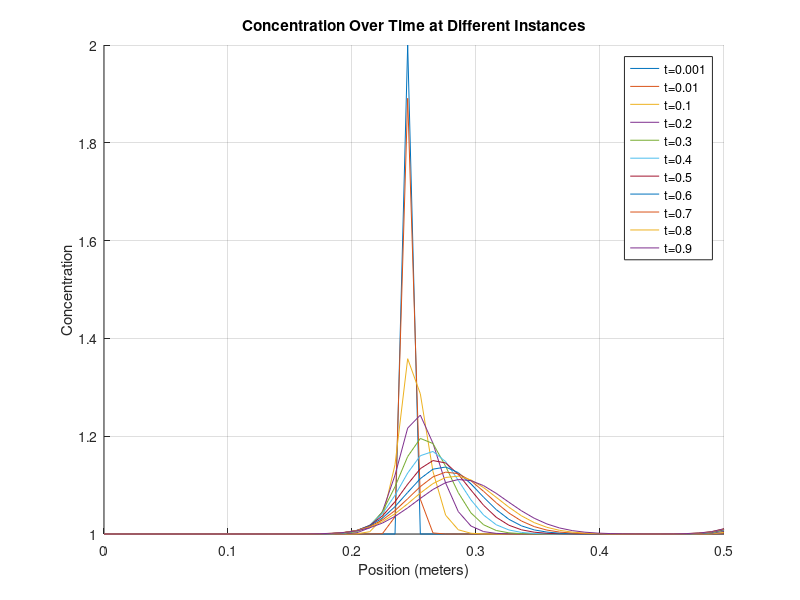
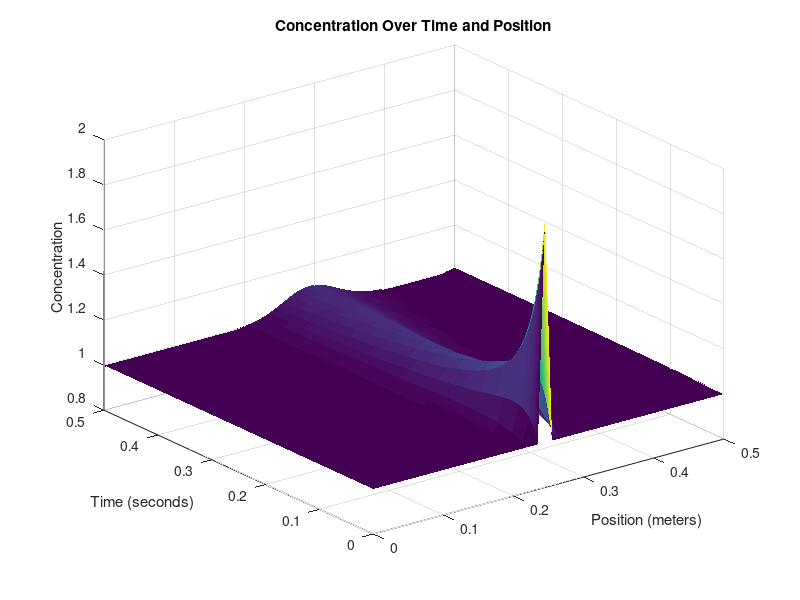

Here is the MATLAB script that generated these plots, in order:
clear
close all
clc

% Define parameters
domain_length = 0.5;   % Domain length (meters)
discretization = 50;    % Number of spatial discretization points
dx = domain_length / (discretization - 1);

time_length = 0.5;      % Time length (seconds)
time_steps = 500;       % Number of time steps
dt = time_length / time_steps;

D = 0.001;               % Diffusion coefficient
velocity = 0.1;         % Constant velocity (m/s)
inflow_concentration = 1; % Constant solute concentration at the first cell
rejection_rate = 0; % No rejection
ion_flux = velocity*(1-rejection_rate);

% Create a grid for space and time
x = linspace(0, domain_length, discretization);
t = linspace(0, time_length, time_steps);

% Initialize the concentration array (1D)
C = ones(discretization, time_steps);
% Initial condition (as a column vector)
C(discretization/2,1) = 2;

% Time-stepping loop
for k = 2:time_steps
    for i = 1:discretization
        % Calculate the second derivative in x direction
        if i == 1
             C(1,:) = inflow_concentration; % Fill the first cell with inflow concentration
            % No left neighbor at the first cell
            d2Cdx2 = D * (C(2, k-1) -  C(1, k-1)) / dx^2;
             % Apply advection and inflow at the first cell
            dCdt_convection = -velocity * C(i, k-1) / dx;
        elseif i == discretization
            % No right neighbor at the last cell and MEMBRANE
            d2Cdx2 = (D * (C(discretization - 1, k-1) - C(discretization, k-1)) / dx^2) + C(i,k-1)*(1-ion_flux)*(dt/dx);
        else
            % Calculate the second derivative normally
            d2Cdx2 = D * (C(i + 1, k-1) - 2 * C(i, k-1) + C(i - 1, k-1)) / dx^2;
            % Apply advection term
            dCdt_convection = -velocity * (C(i, k-1) - C(i-1, k-1)) / dx;
        end
        % Apply the diffusion-convection-(electromigration) equation
        C(i, k) = C(i, k-1) + dt * (d2Cdx2 + dCdt_convection);
    end
end


% Define fractions of time steps you want to visualize
time_fraction = [0.001, 0.01, 0.1, 0.2, 0.3, 0.4, 0.5, 0.6, 0.7, 0.8, 0.9];  % For example, 0.1 corresponds to 10% of time steps

% Calculate the corresponding time indices
time_instances = round(time_fraction * time_steps);

% Create a figure for the first plot
figure;
hold on;

% Plot concentration at specific time instances
for i = 1:length(time_instances)
    time_index = time_instances(i);
    plot(x, C(:, time_index));
end

xlabel('Position (meters)');
ylabel('Concentration');
title('Concentration Over Time at Different Instances');

% Add a legend for clarity
legend(arrayfun(@(f) ['t=', num2str(f)], time_fraction, 'UniformOutput', false));

grid on;
hold off;

% Create a 3D surface plot to visualize concentration over time and position
[T, X] = meshgrid(t, x);
figure;
h = surf(X, T, C); % Transpose removed here
xlabel('Position (meters)');
ylabel('Time (seconds)');
zlabel('Concentration');
title('Concentration Over Time and Position');

set(h,'LineStyle','none')
